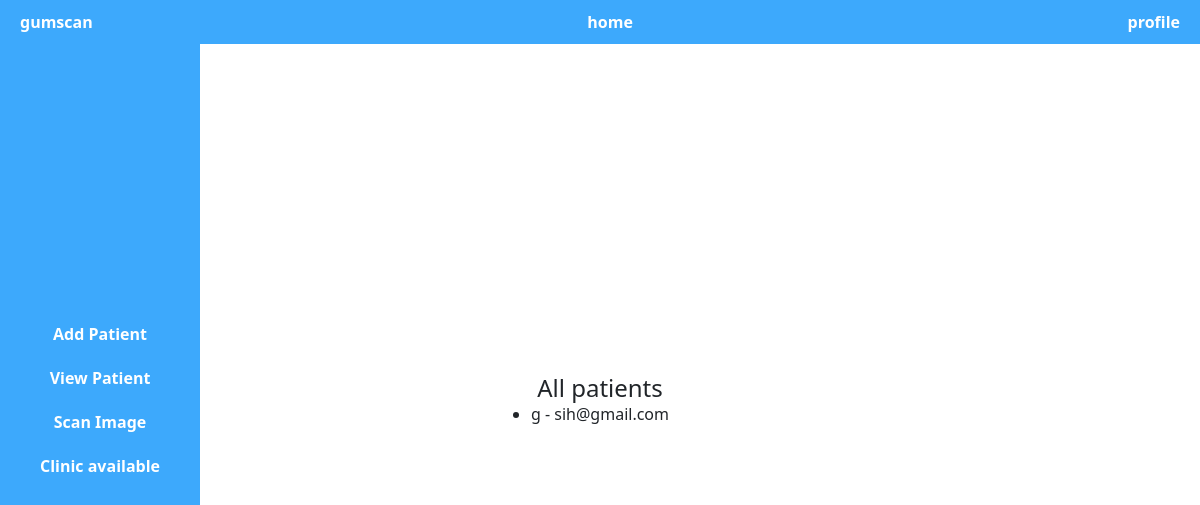
/gum-scan/view-patients/, run on an earlier commit of the app's database.
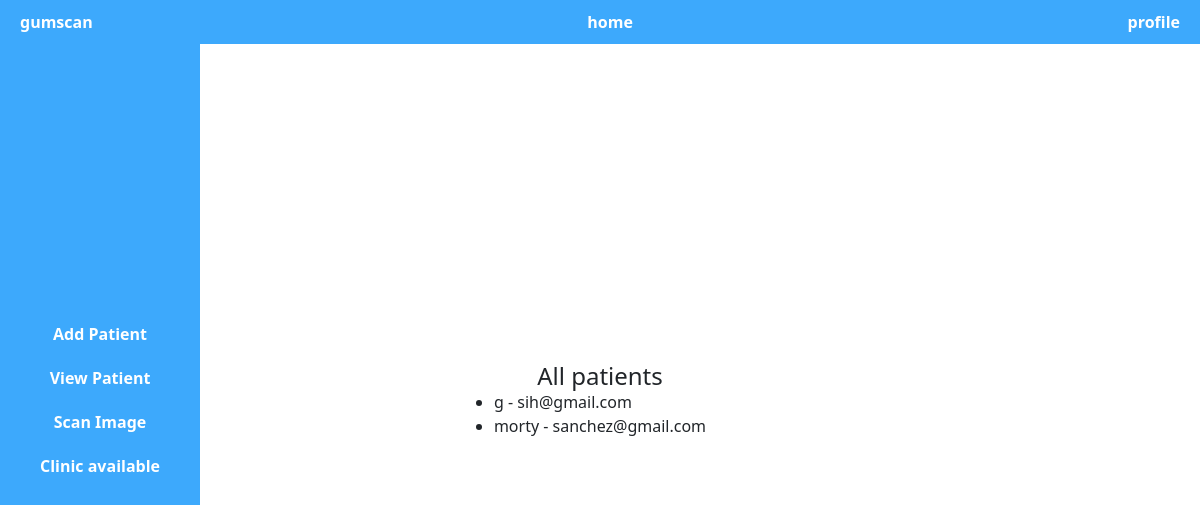
And on a later commit of the database.
### gumScanApp/models.py (models this page shows, shortened)
class Patient(models.Model):
    first_name = models.CharField(max_length=30)
    last_name = models.CharField(max_length=30)
    date_of_birth = models.DateField(null=True, blank=True)
    email = models.EmailField(unique=True)
    medical_history = models.TextField()

### gumScanApp/views.py (the view)
# urls.py: path('view-patients/', views.view_patients, name='view-patients'),
def view_patients(request):
    patients = Patient.objects.all()
    return render(request, 'home/viewPatient.html', {'patients': patients})

### gumScanApp/templates/home/viewPatient.html (shortened to what this page needs)
{% extends "home/hLayout.html" %}
{% load static %}
{% block styles %}
<link
  rel="stylesheet"
  href="{% static 'webstyles/home.css' %}"
/>
{% endblock %}
{% block body %}
<div class="content">
    <h1>All patients</h1>
    <ul>
        {% for user in patients %}
            <li>{{ user.first_name }} - {{ user.email }}</li>
        {% endfor %}
    </ul>
</div>
{% endblock %}

### gumScanApp/templates/home/hLayout.html (shortened to what this page needs)
{% load static %}
<!DOCTYPE html>
<html lang="en">
  <head>
    <link
      href="https://cdn.jsdelivr.net/npm/bootstrap@5.0.2/dist/css/bootstrap.min.css"
      rel="stylesheet"
    />
    {% block styles %}{% endblock %}
  </head>
  <body>
    <div class="navbar">
        <a href="#">gumscan</a>
        <a href="#patient">home</a>
        <a href="#view">profile</a>
    </div>
    <div class="sidebar">
        <ul>
            <li><a href="{% url 'add-patient' %}">Add Patient</a></li>
            <li><a href="{% url 'view-patients' %}">View Patient</a></li>
            <li><a href="#scan">Scan Image</a></li>
            <li><a href="#clinic">Clinic available</a></li>
        </ul>
    </div>
    {% block body %} {% endblock %}
  </body>
</html>

### gumScanApp/static/webstyles/home.css (style rules this page uses)
body, h1, p, ul, li, a { margin: 0; padding: 0; }
.navbar { position: fixed; top: 0; left: 0; width: 100%; background-color: #3da9fc; color: #fff; padding: 10px; z-index: 1; }
.navbar a { color: #fff; text-decoration: none; margin: 0 10px; font-weight: bold; }
.sidebar { position: fixed; top: 0; left: 0; height: 100vh; width: 200px; background-color: #3da9fc; color: #fff; padding: 10px; }
.sidebar ul { list-style-type: none; display: flex; flex-direction: column; align-items: center; justify-content: center; height: 100%; }
.sidebar li { margin: 10px 0; }
.sidebar a { color: #fff; text-decoration: none; font-weight: bold; }
.content { flex: 1; display: flex; flex-direction: column; align-items: center; justify-content: center; padding: 20px; height: 100vh; }
.content h1 { font-size: 24px; }

What changed in the data, as far as the page shows it:
added Patient: first_name "morty", email "sanchez@gmail.com"
